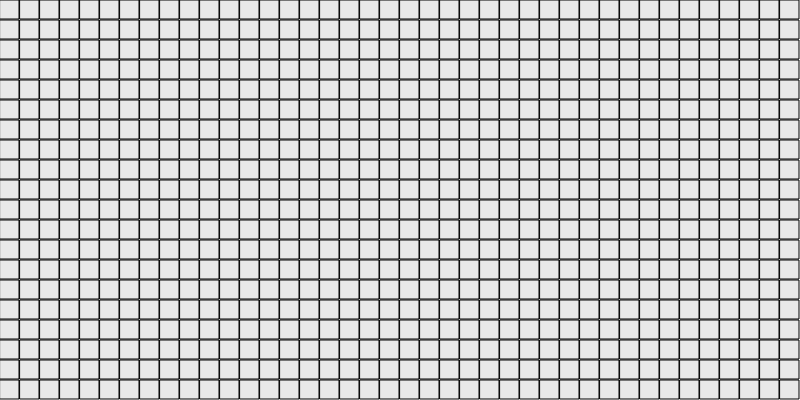
Frame 1 (no input)
Frame 60 (no input): identical to frame 1, image omitted
Frame 120 (the mouse pressed at the canvas centre since frame 60): identical to frame 1, image omitted

The p5.js sketch that drew this single still picture (run headless with seeded random() and noise() and a simulated clock; from frame 60 on, the mouse is pressed at the canvas centre):

// p5.js sketch
// ── sketch.js
function make2DArray(c,l) {
	let arr = new Array(c);
	for(let i=0; i<arr.length;i++) {
		arr[i] = new Array(l);
	}
	return arr;
}

let grid;
let colonnes, lignes, res=20;
let nbBombe;
let reste;
let resteDiv;
let gagne=false;

function mousePressed() {
	for(let i = 0;i<colonnes;i++){
		for(let j=0;j<lignes;j++){
			let open = grid[i][j].val(mouseX,mouseY);
			if (open) {
				grid[i][j].ouvre();
				if (grid[i][j].bombe) {
					gameOver();
				}
			}
		}
	}
}

function win() {
	ouvreAll();
	gagne=true;
}
function ouvreAll() {
	for(let i = 0;i<colonnes;i++){
		for(let j=0;j<lignes;j++){
			grid[i][j].ouvre();
		}
	}
}
function gameOver() {
	ouvreAll();
	gagne=false;
}

function setup() {
	createCanvas(800,400);
	colonnes=width/res;
	lignes=height/res;
	reste = colonnes*lignes;
	nbBombe = floor(0.1*reste);
	grid = make2DArray(colonnes,lignes);
	for(let i = 0;i<colonnes;i++){
		for(let j=0;j<lignes;j++){
			grid[i][j]=new cell(i,j,res);
		}
	}
	let n=0;
	while (n<nbBombe) {
		let i = floor(random(colonnes));
		let j = floor(random(lignes));
		if (!grid[i][j].bombe) {
			grid[i][j].bombe=true;
			n++;
		}
	}

	for(let i = 0;i<colonnes;i++){
		for(let j=0;j<lignes;j++){
			grid[i][j].cpt = grid[i][j].cptAdj();
		}
	}
	resteDiv = createDiv();
}

function draw() {
	background(255);
	for(let i = 0;i<colonnes;i++){
		for(let j=0;j<lignes;j++){
			grid[i][j].show();
		}
	}
	resteDiv.html(reste);
}
// ── cell.js
function cell(i,j,w) {
	this.i = i;
	this.j = j;
	this.x=i*w;
	this.y=j*w;
	this.w=w-1;
	this.bombe= false;
	this.open=false;
	this.cpt = 0;
}

cell.prototype.show = function () {

	stroke(0);
	fill(233);
	rect(this.x,this.y,this.w,this.w);
	if (this.open) {
		if (this.bombe) {
			fill(gagne?'#0000FF':'#FF0000');
			circle(this.x+this.w/2,this.y+this.w/2,this.w/2);
		} else {
			fill(255);
			rect(this.x,this.y,this.w,this.w);
			fill(0);
			if (this.cpt>0) {
				textAlign(CENTER);
				text(this.cpt,this.x+this.w/2,this.y+this.w/2);
			}
		}
	}
}

cell.prototype.ouvre = function() {
	this.open = true;
	reste--;
	if (reste==nbBombe) { win();}
	if (this.cpt==0) {
		this.ouvreAdj();
	}
}

cell.prototype.ouvreAdj = function() {
	for (let xo=-1;xo<2;xo++){
		for (let yo=-1;yo<2;yo++) {
			let i = this.i + xo;
			let j = this.j + yo;
			if (i>-1 && i<colonnes && j >-1 && j<lignes) {
				let voisin = grid[i][j];
				if (!voisin.bombe && !voisin.open) {
					voisin.ouvre();
				}
			}
		}
	}	
}

cell.prototype.cptAdj = function() {
	let sum = 0;
	
	if (this.bombe) return -1;

	for (let xo=-1;xo<2;xo++){
		for (let yo=-1;yo<2;yo++) {
			let i = this.i + xo;
			let j = this.j + yo;
			if (i>-1 && i<colonnes && j >-1 && j<lignes) {
				if (grid[i][j].bombe) {
					sum++; 
					// console.log(i,j,sum);
				}
			}
		}
	}

	return sum;
}

cell.prototype.val = function(x,y) {
	return (x>this.x && x<this.x+this.w && y>this.y && y< this.y +this.w);
}
